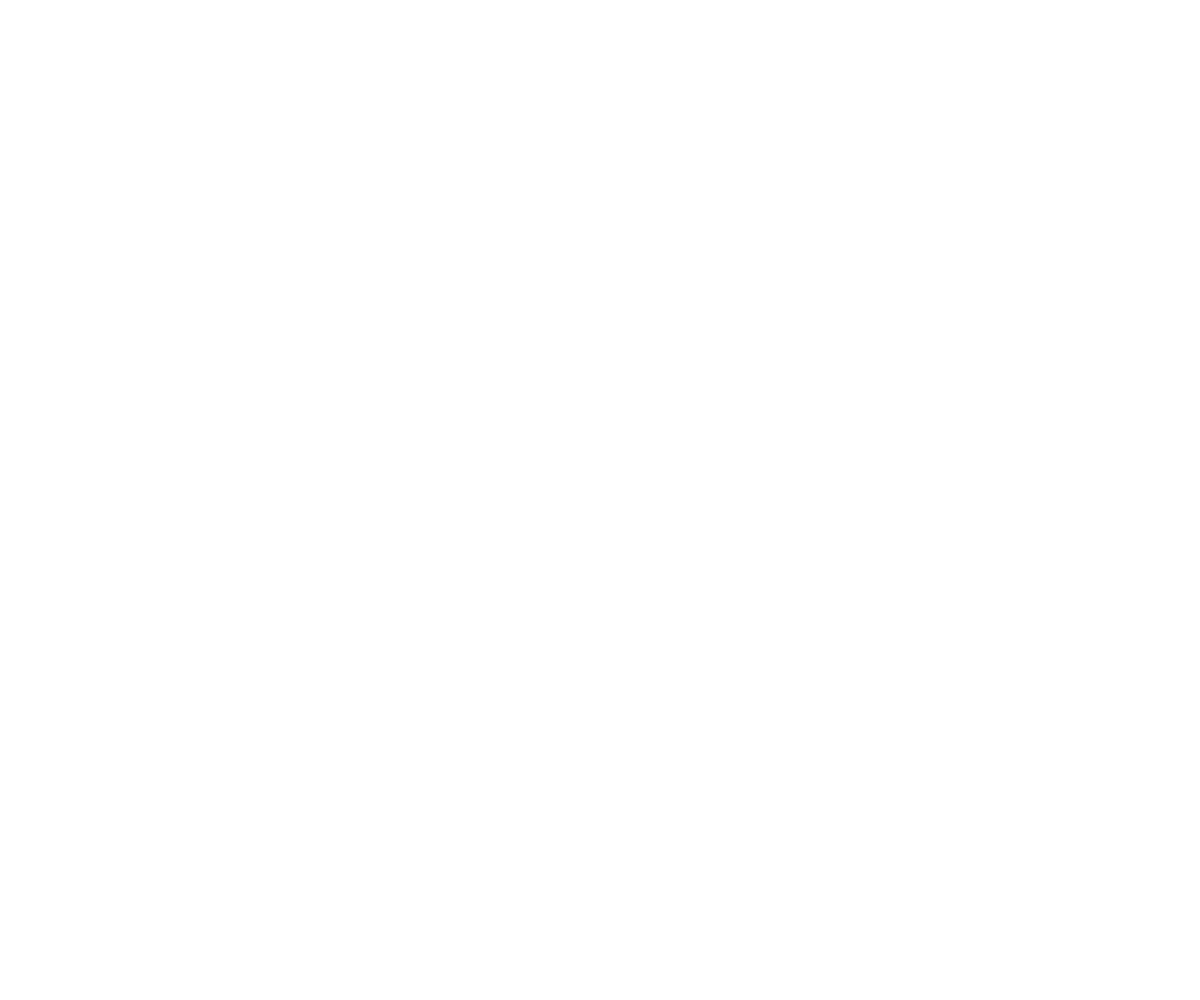
Frame 1 (no input)
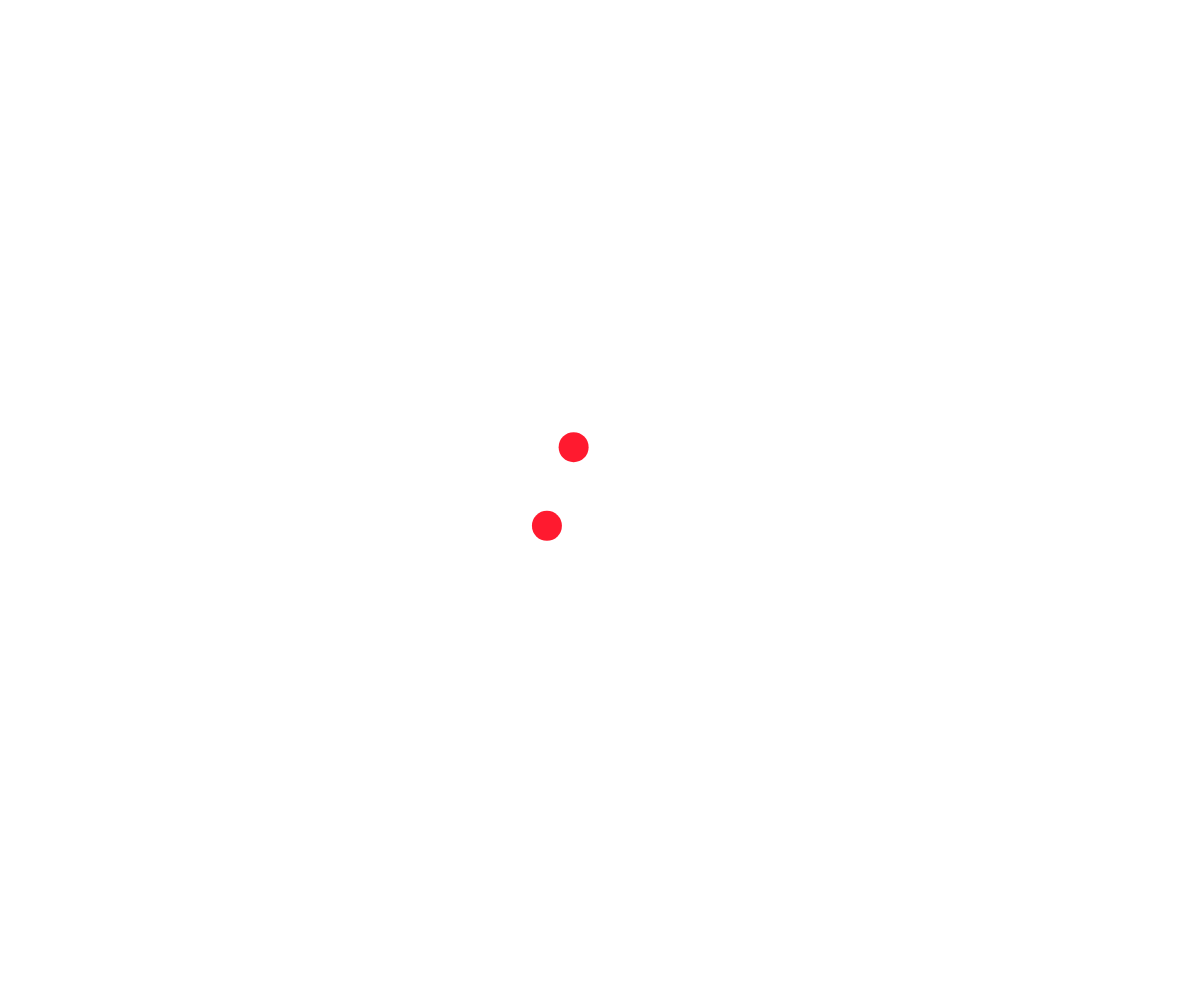
Frame 60 (no input)
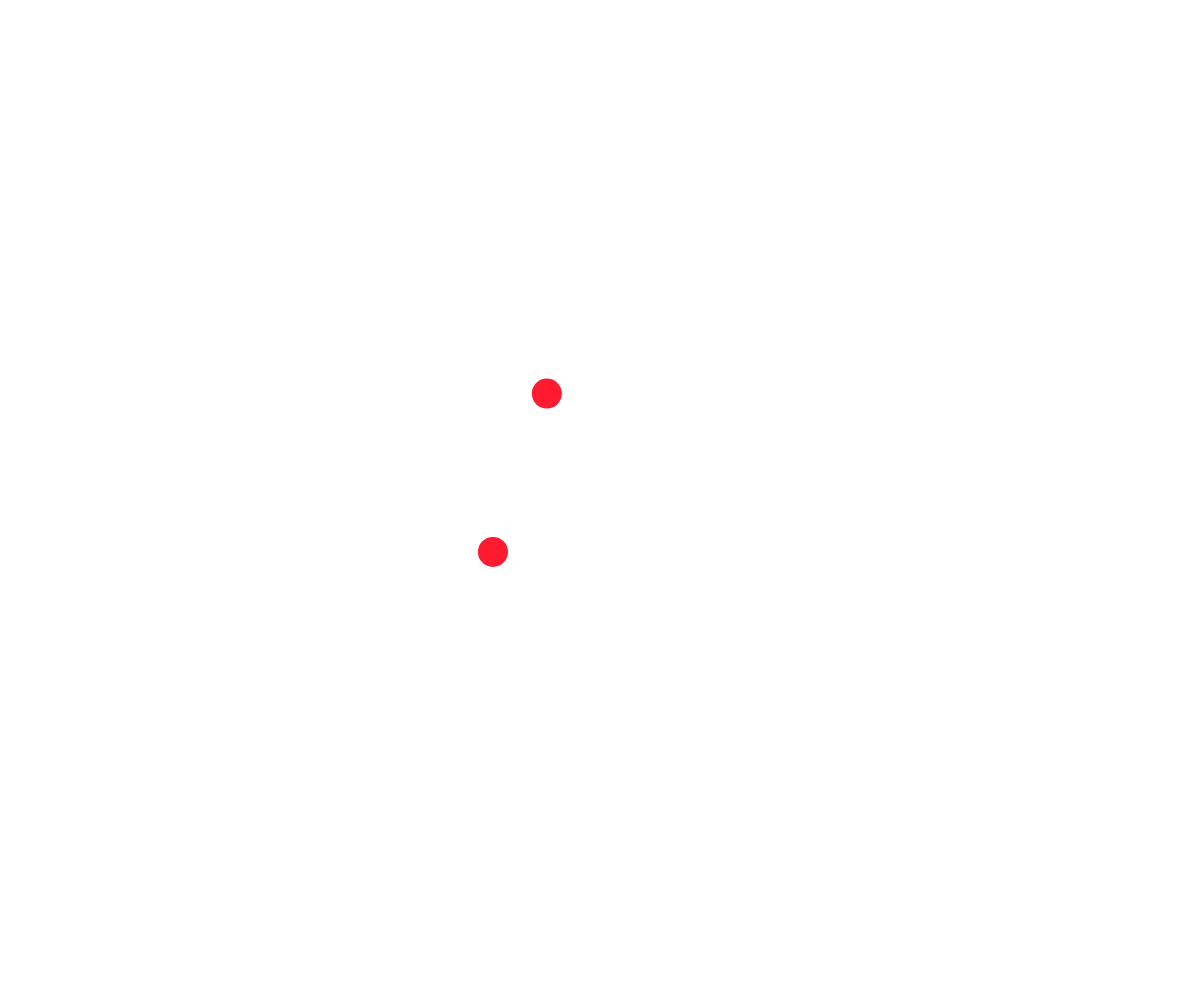
Frame 120 (the mouse pressed at the canvas centre since frame 60)

The p5.js sketch that drew these frames (run headless with seeded random() and noise() and a simulated clock; from frame 60 on, the mouse is pressed at the canvas centre):

// p5.js sketch
// ── sketch.js
let palette = [];
let particles = [];
let maxParticles = 50;

function setup() {
  createCanvas(windowWidth, windowHeight);
  createPalette();
}

function createPalette() {
  palette = [];
  let hue = round(random(360));
  let r1 = round(random(180));

  palette.push(color(hue - (r1 * 2), round(random(100)), round(random(100))));
  palette.push(color(hue - r1, round(random(100)), round(random(100))));
  palette.push(color(hue, round(random(100)), round(random(100))));
  palette.push(color(hue + r1, round(random(100)), round(random(100))));
  palette.push(color(hue + (r1 * 2), round(random(100)), round(random(100))));
}

function draw() {
  background(255);

  // Lógica de las partículas
  for (let i = particles.length - 1; i >= 0; i--) {
    let particle = particles[i];

    // Movimiento hacia el exterior o hacia el centro
    if (particle.returning) {
      let directionToOrigin = particle.origin.copy().sub(particle.pos);
      directionToOrigin.normalize();
      particle.pos.add(directionToOrigin.mult(0.5));

      if (particle.pos.dist(particle.origin) < 5) {
        particles.splice(i, 1); // Eliminar la partícula una vez que ha regresado al centro
      }
    } else {
      particle.pos.x += cos(particle.dir) * particle.speed;
      particle.pos.y += sin(particle.dir) * particle.speed;

      // Verificar si la partícula alcanza el exterior del círculo
      let distanceToCenter = dist(particle.pos.x, particle.pos.y, width / 2, height / 2);
      if (distanceToCenter > 200) {
        particle.returning = true;
      }
    }

    // Dibujar la partícula
    fill(particle.color);
    noStroke();
    ellipse(particle.pos.x, particle.pos.y, 30);
  }

  // Generar nuevas partículas en cada iteración si no se ha alcanzado el máximo
  if (particles.length < maxParticles) {
    if (particles.length === 0 || particles[particles.length - 1].returning) {
      // Crear nuevas partículas solo si no hay partículas en movimiento o la última está regresando
      let numParticles = min(maxParticles - particles.length, floor(random(1, 26)));
      for (let i = 0; i < numParticles; i++) {
        particles.push({
          pos: createVector(width / 2, height / 2),
          dir: random(TWO_PI),
          speed: 1,
          returning: false,
          origin: createVector(width / 2, height / 2), // Origen de la partícula
          color: palette[floor(random(palette.length))]
        });
      }
    }
  } else {
    // Si se alcanzó el máximo de partículas, esperar a que todas las partículas desaparezcan
    if (particles.length === 0) {
      // Una vez que todas las partículas han desaparecido, permitir la creación de nuevas partículas
      maxParticles = 0;  // Establecer maxParticles a 0 para evitar la generación continua
    }
  }
}
